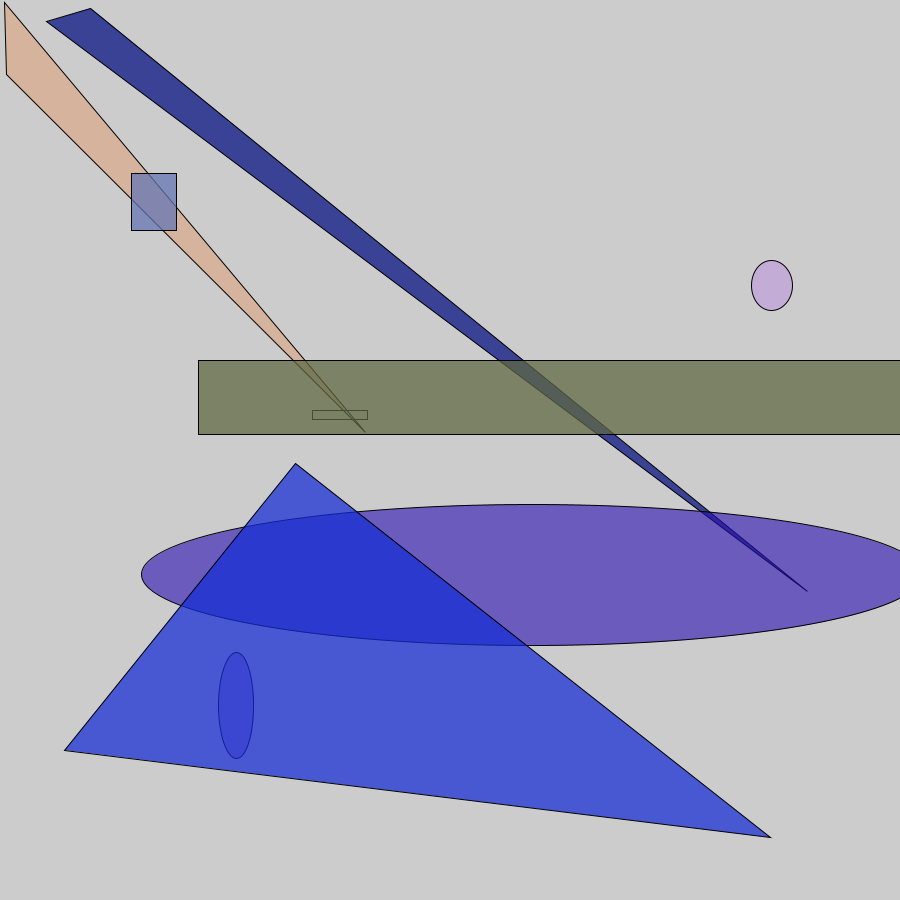
Frame 1 (no input)
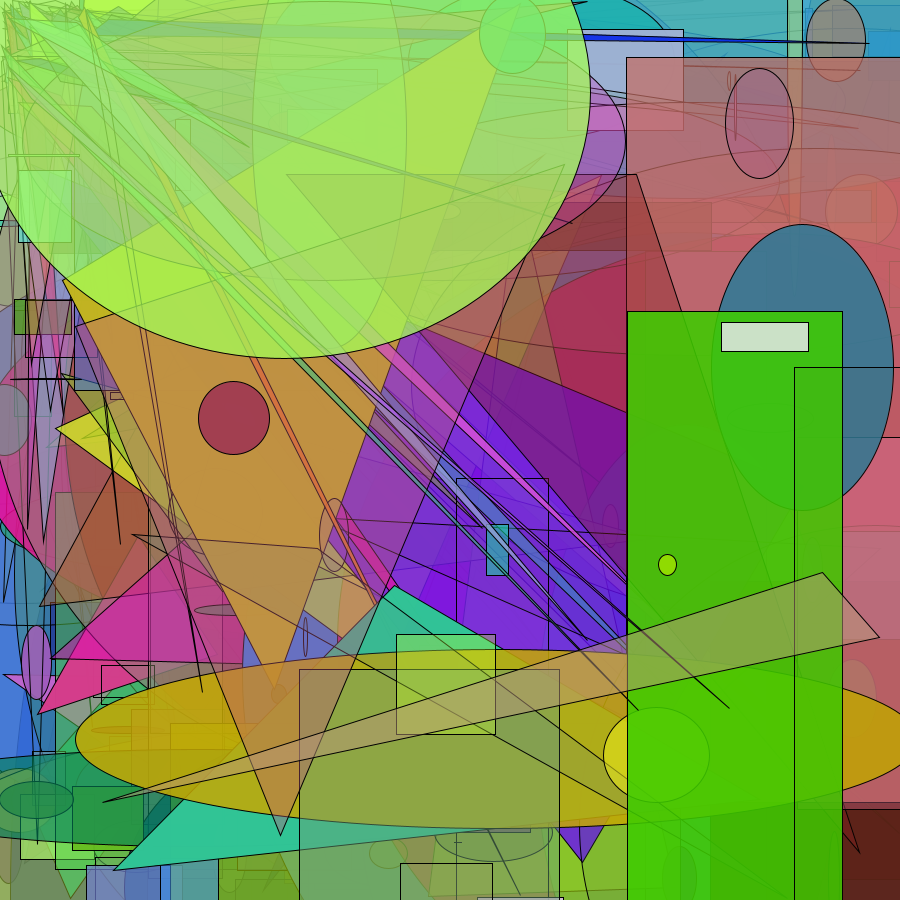
Frame 60 (the mouse pressed at the canvas centre just before this capture)
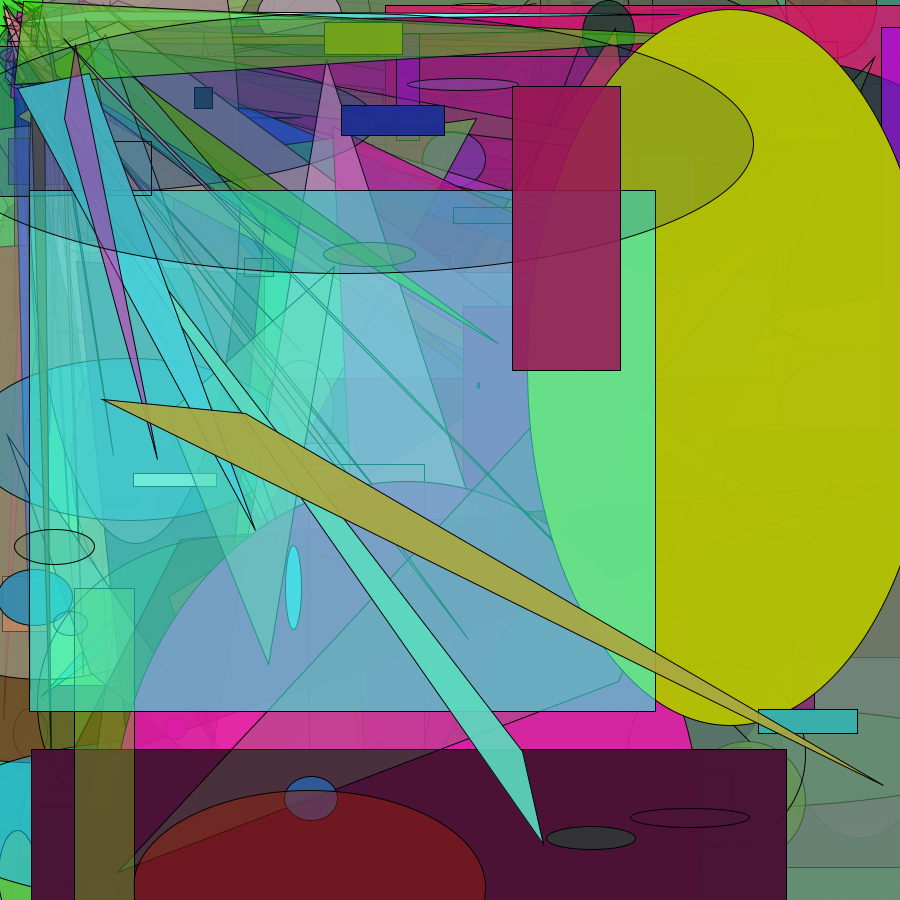
Frame 120 (the mouse held since frame 60 and released just before this capture)

The Processing sketch that drew these frames (run headless with seeded random() and noise(); from frame 60 on, the mouse is pressed at the canvas centre):

// Processing sketch: Task3_processing2
// ── Task3_processing2.pde
void setup() {
  size(900,900);
}

void draw() {
  
  fill(random(0,255),random(0,255),random(0,255),random(0,255));
  ellipse(random(0,width),random(0,height),random(0,90),random(0,90));
  fill(random(0,255),random(0,255),random(0,255),random(0,255));
  rect(random(0,width),random(0,height),random(0,90),random(0,90));
  fill(random(0,255),random(0,255),random(0,255),random(0,255));
  triangle(random(0,width),random(0,height),random(0,90),random(0,90),random(0,90),random(0,90));
  fill(random(0,255),random(0,255),random(0,255),random(0,255));
  ellipse(random(0,width),random(0,height),random(0,120),random(0,120));
  fill(random(0,255),random(0,255),random(0,255),random(0,255));
  rect(random(0,width),random(0,height),random(0,120),random(0,120));
  fill(random(0,255),random(0,255),random(0,255),random(0,255));
  triangle(random(0,width),random(0,height),random(0,120),random(0,120),random(0,120),random(0,120));
  fill(random(0,255),random(0,255),random(0,255),random(0,255));
  ellipse(random(0,width),random(0,height),random(0,900),random(0,900));
  fill(random(0,255),random(0,255),random(0,255),random(0,255));
  rect(random(0,width),random(0,height),random(0,900),random(0,900));
  fill(random(0,255),random(0,255),random(0,255),random(0,255));
  triangle(random(0,width),random(0,height),random(0,900),random(0,900),random(0,900),random(0,900));
  
}
